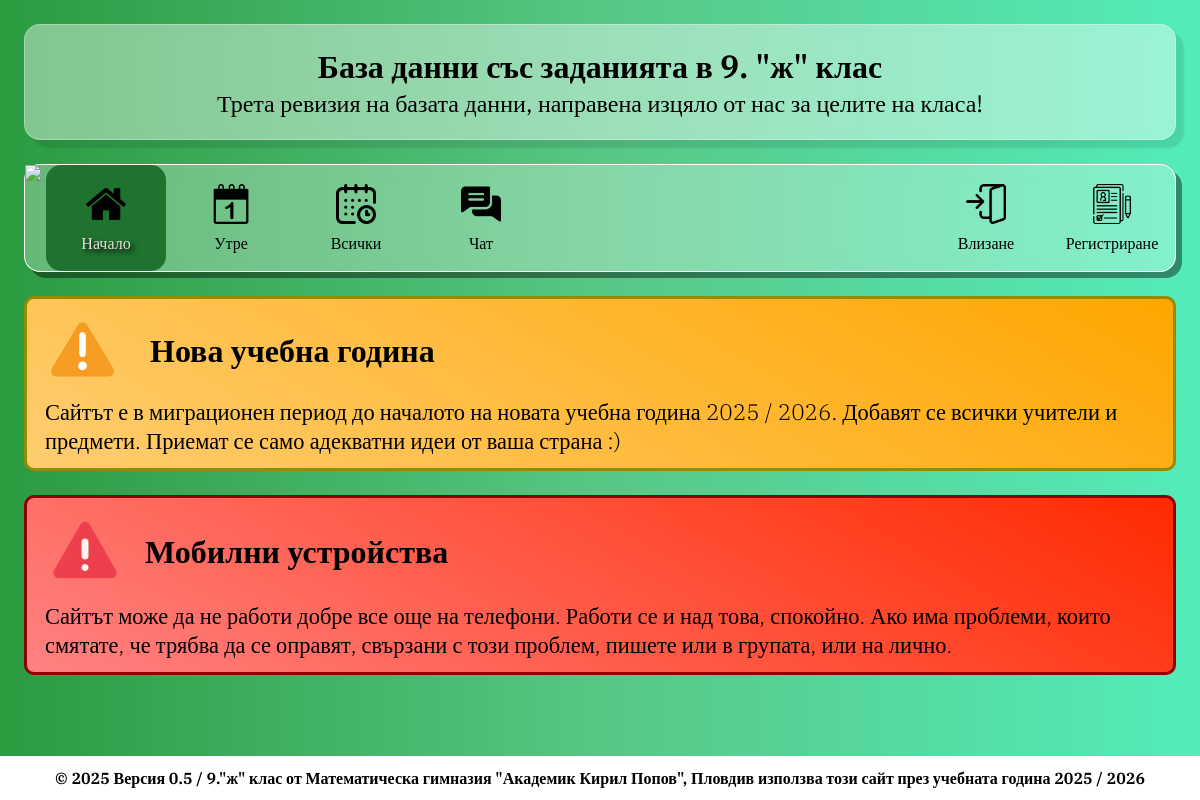
The app's page /, older data.
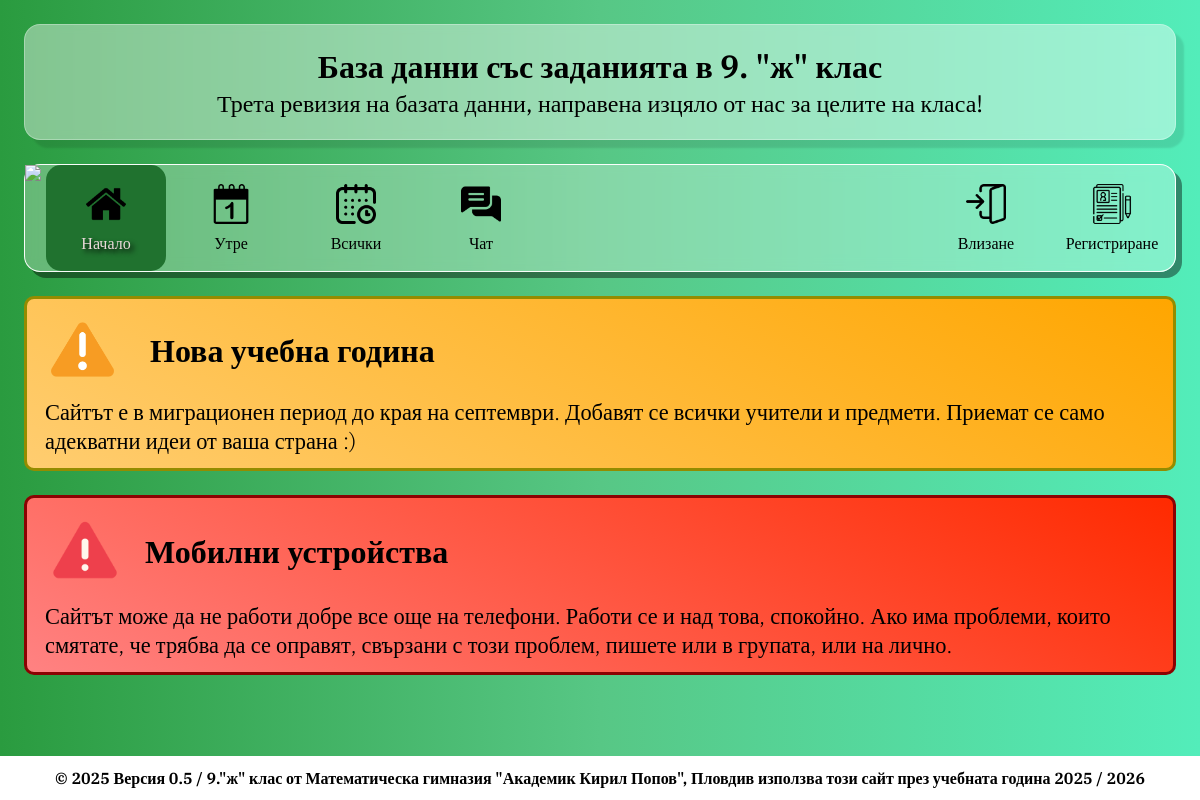
The same page, newer data.
### homework/models.py (models this page shows, shortened)
class Messages(models.Model):
    messageLabel = models.CharField(max_length=255, verbose_name="Заглавие")
    messageText = models.TextField(verbose_name="Текст")
    messageImportance = models.IntegerField(verbose_name="Ниво на съобщението", validators=[MinValueValidator(-1), MaxValueValidator(1)])
    dateBegin = models.DateTimeField(verbose_name="Дата на появяне")
    dateEnd = models.DateTimeField(verbose_name="Дата на изчезване")
    class Meta:
        verbose_name = "Съобщение"
        verbose_name_plural = "Съобщения"

### homework/views.py (the view)
# urls.py: 2. Add a URL to urlpatterns:  path('', Home.as_view(), name='home')
class Home(View):
    def get(self, request):
        now = timezone.now()
        activeMessages = models.Messages.objects.filter(dateBegin__lte=now, dateEnd__gte=now)
        context = {
            "homeActive": True,
            "activeMessages": activeMessages,
            "title": "Начална страница"
        }
        return render(request, "homework/home.html", context)

### homework/templates/homework/home.html (shortened to what this page needs)
{% extends 'homework/base.html'%}
{% load static %}
{%block 'content'%}
{% for message in activeMessages %}
    <div class="messagesTab {% if message.messageImportance == -1%}green{% endif %} {% if message.messageImportance == 0%}orange{% endif %} {% if message.messageImportance == 1%}red{% endif %}">
        <div class='messagesHeader'>
            <img src="
                {% if message.messageImportance == -1 %}
                    {% static 'homework/img/information.png' %}
                {% elif message.messageImportance == 0 %}
                    {% static 'homework/img/warning.png' %}
                {% elif message.messageImportance == 1 %}
                    {% static 'homework/img/crisis.png' %}
                {% endif %}
            ">
            <h1>{{message.messageLabel}}</h1>
        </div>
        <div class='messagesContent'>
            <p>{{message.messageText}}</p>
        </div>
    </div>
{% endfor %}
{%endblock%}

Row changes from the older to the newer data that the page shows:
changed Messages "Нова учебна година": messageText "…в миграционен период до началото на новата учебна година 2025 / 2026. Добавят се всички учители…" → "Сайтът е в миграционен период до края на септември. Добавят се всички учители и предмети. Приемат се само адекватни идеи от ваша страна :)"
